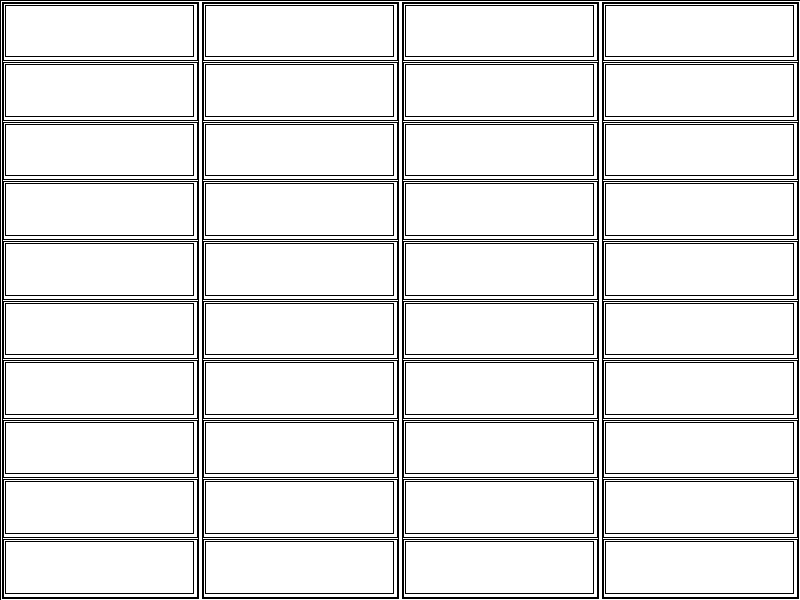
Frame 1 (no input)
Frame 2 (the mouse pressed at the canvas centre, redrawn once): identical to frame 1, image omitted

The Processing sketch that drew this single still picture (run headless with seeded random() and noise(); the mouse was pressed at the canvas centre and the sketch redrawn once):

// Processing sketch: rowsandshelveandbays
// ── rowsandshelveandbays.pde


class Area {
  ArrayList<Row> rows = new ArrayList<Row>();

  Area() {
    for (int i = 0; i < 4; i++) {
      Row row = new Row(i, this);
      rows.add(row);
    }
  }

  void draw() {
    fill(255);
    stroke(0);
    rect(0, 0, width, height);
    for (Row row : rows) {
      row.draw();
    }
  }
}

class Row {
  ArrayList<Bay> bays = new ArrayList<Bay>();
  int rowId;
  Area area;
  PVector pos = null, size = null;
  Row(int rowId, Area area) {
    this.rowId = rowId;
    this.area = area;
    for (int i = 0; i < 10; i++) {
      Bay bay = new Bay(i, this);
      bays.add(bay);
    }
  }

  void draw() {
    float countRows = this.area.rows.size();
    float rowWidth = width / countRows;
    float rowHeight = height;

    float x = rowWidth * rowId;
    float y = 0;
    fill(0, 0, 0, 0);
    stroke(0);
    if (pos == null) {
      pos = new PVector(x + 2, y + 2);
      size = new PVector(rowWidth - 4, rowHeight - 4);
    }    

    rect(pos.x, pos.y, size.x, size.y);
    
    for (Bay bay : bays) {
      bay.draw();
    }
    
  }
}

class Bay {
  ArrayList<Shelf> shelves = new ArrayList<Shelf>();
  int bayId;
  Row row;

  PVector pos = null, size =null;
  Bay(int bayId, Row row) {
    this.row = row;
    this.bayId = bayId;
    for (int i = 0; i < 1; i++) {
      Shelf shelf = new Shelf(i, this);
      shelves.add(shelf);
    }
  }

  void draw() {
    float countBays = this.row.bays.size();
    float rowWidth = this.row.size.x;
    float rowHeight = this.row.size.y;

    float bayWidth = rowWidth;
    float bayHeight = ((rowHeight) / countBays);

    float x = this.row.pos.x;
    float y = this.row.pos.y + (bayHeight * bayId);

    if (pos == null) {
      pos = new PVector(x + 1, y + 1);
      size = new PVector(bayWidth - 2, bayHeight - 2);
    }
    
    rect(pos.x, pos.y, size.x, size.y);

    for (Shelf shelf : shelves) {
      shelf.draw();
    }
  }
}

class Shelf {
  ArrayList<Bin> bins = new ArrayList<Bin>();
  int shelfId;
  Bay bay;

  PVector pos = null, size = null;
  Shelf(int shelfId, Bay bay) {
    this.shelfId = shelfId;
    this.bay = bay;
    for (int i = 0; i < 7; i++) {
      Bin bin = new Bin(i, this);
      bins.add(bin);
    }
  }

  void draw() {
    float countShelves = this.bay.shelves.size();
    float bayWidth = this.bay.size.x;
    float bayHeight = this.bay.size.y;

    float shelfWidth = (bayWidth / countShelves);
    float shelfHeight = bayHeight;

    float x = (this.bay.pos.x) + (shelfId * shelfWidth);
    float y = this.bay.pos.y;

    if (pos == null) {
      pos = new PVector(x + 2, y + 2);
      size = new PVector(shelfWidth - 6, shelfHeight - 6);
    }

    //fill(0, 0, 255);
    rect(pos.x, pos.y, size.x, size.y);
    
    for (Bin bin : bins) {
    //  bin.draw();
    }
  }
}

class Bin {
  int binId;
  Shelf shelf;
  PVector pos, size;
  Bin(int binId, Shelf shelf) {
    this.binId = binId;
    this.shelf = shelf;
  }

  void draw() {
    float countBins = this.shelf.bins.size();
    float shelfWidth = shelf.size.x;
    float shelfHeight = shelf.size.y;

    float binWidth = shelfWidth;
    float binHeight = (shelfHeight / countBins);

    float x = this.shelf.pos.x + 1;
    float y = this.shelf.pos.y + (binHeight * binId);

  //  fill(255);
    rect(x + 1, y + 1, binWidth - 2, binHeight - 2);
  }
}

Area area;
void setup () {
  size(800, 600);
  area = new Area();
  noLoop();
}

void draw() {
  background(0);
  area.draw();
}
